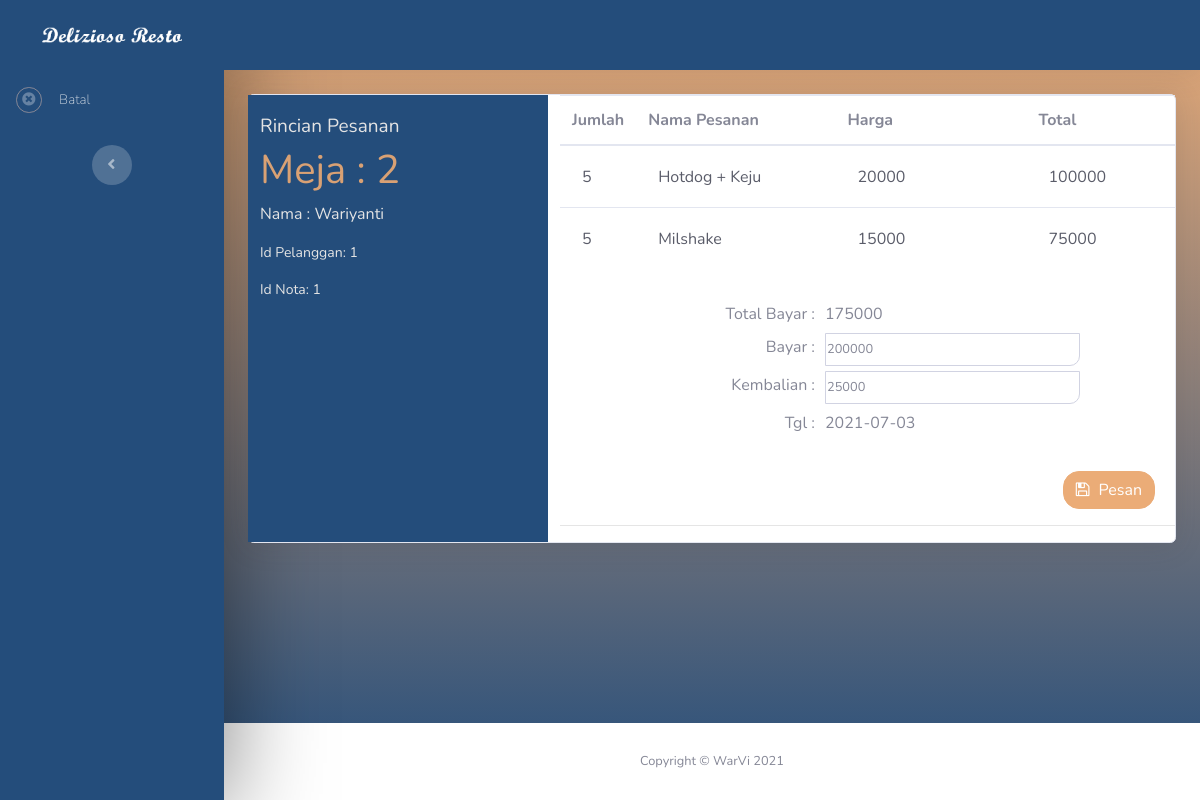
Page /delizioso_resto2/detailDataPengunjung1.php?ID_PELANGGAN=1 (signed in) on the committed database.
### tables this page shows
CREATE TABLE `tabel_pelanggan` (
  `ID_PELANGGAN` int(11) NOT NULL,
  `ID_NOTA` int(11) DEFAULT NULL,
  `NAMA_PELANGGAN` varchar(50) DEFAULT NULL,
  `NO_MEJA` int(11) DEFAULT NULL
);

CREATE TABLE `tabel_nota` (
  `ID_NOTA` int(11) NOT NULL,
  `ID_PELANGGAN` int(11) DEFAULT NULL,
  `TANGGAL` date DEFAULT NULL,
  `TOTAL_BAYAR` int(11) DEFAULT NULL,
  `BAYAR_TUNAI` int(11) DEFAULT NULL,
  `KEMBALIAN` int(11) DEFAULT NULL
);

CREATE TABLE `tabel_pembelian` (
  `ID_PESANAN` int(11) NOT NULL,
  `ID_PELANGGAN` int(11) DEFAULT NULL,
  `ID_NOTA` int(11) DEFAULT NULL,
  `ID_MENU` int(11) DEFAULT NULL,
  `JUMLAH` int(11) DEFAULT NULL,
  `BAYAR_ITEM` int(11) DEFAULT NULL
);

CREATE TABLE `tabel_menu` (
  `ID_MENU` int(11) NOT NULL,
  `NAMA_MENU` varchar(50) DEFAULT NULL,
  `JENIS` varchar(10) DEFAULT NULL,
  `HARGA` int(11) DEFAULT NULL,
  `DELETE_STATUS` tinyint(1) NOT NULL
);

### delizioso_resto2/detailDataPengunjung1.php (the view, shortened to what this page needs)
<?php
include "connection.php";
$idPelanggan    = $_GET['ID_PELANGGAN'];
$queryDataPembelian = mysqli_query($connect,"SELECT * FROM tabel_pelanggan JOIN tabel_nota ON tabel_pelanggan.ID_PELANGGAN = tabel_nota.ID_PELANGGAN WHERE tabel_pelanggan.ID_PELANGGAN ='$idPelanggan'");
while($showDataPembelian = mysqli_fetch_array($queryDataPembelian)){
    $totalPembelian = $showDataPembelian["TOTAL_BAYAR"];
    $idNota         = $showDataPembelian['ID_NOTA'];
    $noMeja         = $showDataPembelian['NO_MEJA'];
    $namaPelanggan  = $showDataPembelian['NAMA_PELANGGAN'];
    $tanggal        = $showDataPembelian['TANGGAL'];
    $bayarTunai     = $showDataPembelian['BAYAR_TUNAI'];
    $kembalian      = $showDataPembelian['KEMBALIAN'];
}
?>
<!DOCTYPE html>
<html>
<head>
    <link rel="stylesheet" href="assets/bootstrap/css/bootstrap.min.css">
    <link rel="stylesheet" href="assets/fonts/fontawesome-all.min.css">
    <link rel="stylesheet" href="assets/fonts/font-awesome.min.css">
    <link rel="stylesheet" href="assets/fonts/material-icons.min.css">
    <link rel="stylesheet" href="assets/fonts/fontawesome5-overrides.min.css">
</head>
<body id="page-top">
    <div id="wrapper">
        <nav class="navbar navbar-dark align-items-start sidebar sidebar-dark accordion bg-gradient-primary p-0" style="background-image: linear-gradient(to bottom, #244d7b, #244d7b);box-shadow: 0 10px 99px rgba(0,0,0,0.5);">
            <div class="container-fluid d-flex flex-column p-0">
                <a class="navbar-brand d-flex justify-content-center align-items-center sidebar-brand m-0" href="#">
                    <div class="sidebar-brand-text mx-3"><img src="assets/img/Delizioso%20Resto.png" style="width: 140px;"></div>
                </a>
                <ul class="nav navbar-nav text-light" id="accordionSidebar">
                    <li class="nav-item" role="presentation">
                        <a class="nav-link" href="dataPengunjung.php">
                            <i class="fas fa-times-circle border rounded-circle border-secondary" style="padding: 5px;"></i>
                            <span style="margin-left: 10px;font-weight: 200;">Batal</span></a>
                        </li>
                </ul>
                <div class="text-center d-none d-md-inline"><button class="btn rounded-circle border-0" id="sidebarToggle" type="button"></button></div>
            </div>
        </nav>
        <div class="d-flex flex-column" id="content-wrapper" style="background-image: linear-gradient(to bottom, #ebac77, #244d7b);">
            <div id="content">
                <nav class="navbar navbar-light navbar-expand shadow mb-4 topbar static-top" style="background-color: #244d7b;box-shadow: 0 10px 99px rgba(0,0,0,0.5);">
                </nav>
                <div class="container-fluid">
                    <div class="card shadow mb-4" style="max-width: 1000px;">
                        <div class="card-body" style="padding: 0;">
                            <div class="row">
                                <div class="col" style="background-color: #244d7b;max-width: 300px;padding-top: 20px;margin-left: 11px;">
                                    <h1 style="font-size: 19px;color: rgb(228,228,228);">Rincian Pesanan</h1>
                                    <h1 style="width: 244px;color: rgb(217,161,116);">Meja :&nbsp;<span><?php echo $noMeja;?></span></h1>
                                    <p style="color: rgb(228,228,228);">Nama :&nbsp;<span><?php echo $namaPelanggan; ?></span>&nbsp;</p>
                                    <p style="color: rgb(228,228,228);margin-top: 16px;font-size: 14px;">Id Pelanggan:&nbsp;<span><?php echo $idPelanggan;?></span>&nbsp;</p>
                                    <p style="color: rgb(228,228,228);font-size: 14px;">Id Nota:&nbsp;<span><?php echo $idNota; ?></span>&nbsp;</p>
                                </div>
                                <div class="col">
                                    <div class="table-responsive">
                                        <table class="table">
                                            <thead>
                                                <tr>
                                                    <th style="width: 40px;">Jumlah</th>
                                                    <th style="width: 300px;">Nama Pesanan</th>
                                                    <th style="width: 300px;">Harga</th>
                                                    <th style="width: 200px;">Total</th>
                                                </tr>
                                            </thead>
                                            <tbody>
                                                <?php
                                                $queryPesananPembeli = mysqli_query($connect,"SELECT * FROM tabel_pembelian JOIN tabel_menu ON tabel_pembelian.ID_MENU = tabel_menu.ID_MENU WHERE ID_PELANGGAN = '$idPelanggan'");
                                                while($showPesananPembeli = mysqli_fetch_array($queryPesananPembeli)){
                                                ?>
                                                <tr>
                                                    <td class="text-left">
                                                        <h4 class="text-left text-dark mb-2" style="margin: 10px;font-size: 16px;"><?php echo $showPesananPembeli['JUMLAH']?></h4>
                                                    </td>
                                                    <td class="text-left">
                                                        <h4 class="text-left text-dark mb-2" style="margin: 10px;font-size: 16px;"><?php echo $showPesananPembeli['NAMA_MENU']?></h4>
                                                    </td>
                                                    <td class="text-right">
                                                        <h4 class="text-left text-dark mb-2" style="margin: 10px;font-size: 16px;"><?php echo $showPesananPembeli['HARGA']?></h4>
                                                    </td>
                                                    <td class="text-right">
                                                        <h4 class="text-left text-dark mb-2" style="margin: 10px;font-size: 16px;"><?php echo $showPesananPembeli['BAYAR_ITEM']?></h4>
                                                    </td>
                                                </tr>
                                                <?php
                                                }
                                                ?>
                                            </tbody>
                                        </table>
                                    </div>
                                    <form class="text-right user" method="POST">
                                        <div class="form-row text-right" style="margin-top: 20px;">
                                            <div class="col" style="max-width: 530px;">
                                                <div class="form-row">
                                                    <div class="col" style="width: 300px;">
                                                        <h1 class="text-right" style="font-size: 16px;">Total Bayar :</h1>
                                                    </div>
                                                    <div class="col">
                                                        <h1 class="text-left" style="font-size: 16px;">
                                                        <?php echo $totalPembelian; ?>
                                                        </h1>
                                                    </div>
                                                </div>
                                                <div class="form-row">
                                                    <div class="col" style="width: 300px;padding-top: 5px;">
                                                        <h1 class="text-right" style="font-size: 16px;">Bayar :</h1>
                                                    </div>
                                                    <div class="col">
                                                        <input class="form-control form-control-user" type="number" id="bayarTunai" placeholder="<?php echo $bayarTunai; ?>" name="bayarTunai" style="padding: 1px;border-radius: 0 0 10px 0;"></div>
                                                </div>
                                                <div class="form-row" style="margin-top: 5px;">
                                                    <div class="col" style="padding-top: 5px;">
                                                        <h1 class="text-right" style="font-size: 16px;">Kembalian :</h1>
                                                    </div>
                                                    <div class="col"><input class="form-control form-control-user" type="number" id="kembelian" placeholder="<?php echo $kembalian; ?>" name="kembalian" style="padding: 1px;border-radius: 0 0 10px 0;"></div>
                                                </div>
                                                <div class="form-row" style="margin-top: 5px;">
                                                    <div class="col" style="padding-top: 5px;">
                                                        <h1 class="text-right" style="font-size: 16px;">Tgl : </h1>
                                                    </div>
                                                    <div class="col">
                                                        <h1 class="text-left" style="font-size: 16px; padding-top: 5px;">
                                                        <?php echo $tanggal;?>
                                                        </h1>
                                                    </div>
                                                </div>
                                            </div>
                                        </div>
                                        <button name="sendButton" class="btn btn-primary" type="submit" style="border-radius: 1em;background-color: #ebac77;border-color: #ebac77;margin-top: 30px;margin-right: 20px;">
                                            <i class="fa fa-save" style="margin-right: 9px;"></i>Pesan
                                        </button>
                                        <hr>
                                    </form>
                                </div>
                            </div>
                        </div>
                    </div>
                </div>
            </div>
            <footer class="bg-white sticky-footer">
                <div class="container my-auto">
                    <div class="text-center my-auto copyright"><span>Copyright © WarVi 2021</span></div>
                </div>
            </footer>
        </div>
    </div>
</body>
</html>

### rows in the picture
tabel_pelanggan: NO_MEJA "2", NAMA_PELANGGAN "Wariyanti", ID_NOTA.ID_NOTA "1", ID_NOTA.TOTAL_BAYAR "175000", bayarTunai "200000", kembalian "25000", ID_NOTA.TANGGAL "2021-07-03"
tabel_pembelian: JUMLAH "5", ID_MENU.NAMA_MENU "Hotdog + Keju", ID_MENU.HARGA "20000", BAYAR_ITEM "100000"
tabel_pembelian: JUMLAH "5", ID_MENU.NAMA_MENU "Milshake", ID_MENU.HARGA "15000", BAYAR_ITEM "75000"

### other values in the picture
$idPelanggan "1"
